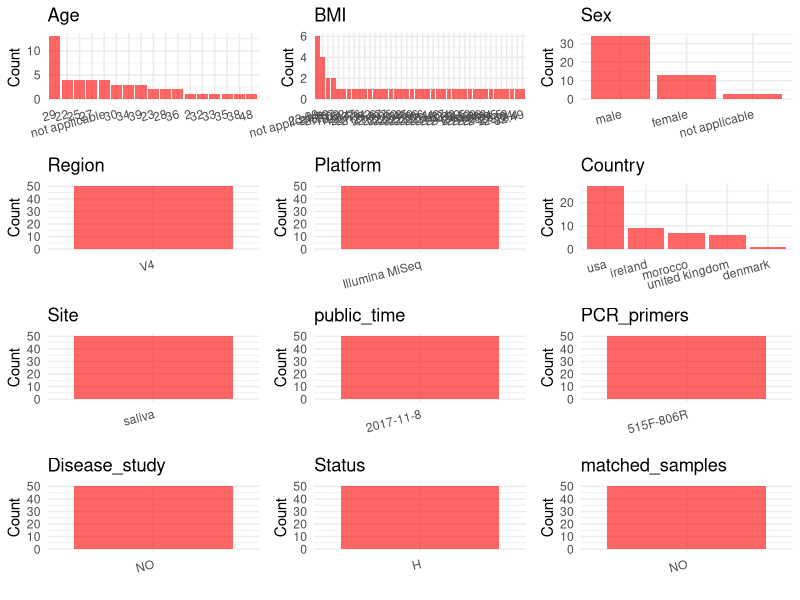

Source code (R): (Note: this script raises an error after producing the figure.)
## ---- chunk 1
# Load necessary libraries
library(dplyr)
library(ggplot2)
library(cowplot)

# Set working directory (update this path to your local directory)
setwd("D:/metadata/qiita_11404")

# Read the initial metadata files
initial_meta<-read.csv("SraRunTable.tsv", header = TRUE ,sep = "\t", stringsAsFactors = FALSE)

# Combine the two metadata files
#meta <- rbind(initial_meta, initial_meta1)

#Remove entries non-oral samples
#initial_meta <- subset(initial_meta,isolate %in% c("saliva","tongue coat"))

# Check the number of samples containing "HT" in Sample.Name (e.g., healthy controls)
#nrow(subset(meta, grepl("HT", Sample.Name)))

# Display the first few rows of the metadata
head(initial_meta)
## ---- chunk 2
# Create a uniform metadata dataframe
metadata <- data.frame(
  BioProject = "qiita_11404",
  Run = NA,
  sample_name = initial_meta$sample_name,
  Age = initial_meta$age_years,
  BMI = initial_meta$bmi,
  Sex=initial_meta$sex,
  Region = "V4",
  Platform = "Illumina MiSeq",
  Country = initial_meta$country,
  Site = initial_meta$env_material,
  public_time = "2017-11-8",
  stringsAsFactors = FALSE
)
## ---- chunk 3
# Add information obtained from the publication
metadata$PCR_primers <- "515F-806R"
metadata$title <- "A multi-cultural characterization of human-environmental interaction through metabolomic and microbiome profiling"
metadata$Disease_study <- "NO"
# Assign disease status based on sample_name patterns
metadata$Status<-"H"

#metadata <- metadata %>%
#  mutate(Status = case_when(
#    initial_meta$oral_mucositis_grade == "0" ~ "H",
#    initial_meta$oral_mucositis_grade == "1" ~ "OM",
#    initial_meta$oral_mucositis_grade %in% c("2", "3", "4") ~ "severe-OM"
#  ))

#extract subject id by remove prefix of sample_name
metadata$sample_name <- gsub("T|CR|CS|C|N|S", "", metadata$sample_name)

# Check initial data distribution
cat("Initial sample distribution:\n")
table(metadata$sample_name)
table(metadata$Site)

# Calculate sampling frequency per subject
sample_counts <- table(metadata$sample_name)
cat("\nNumber of samples per subject:\n")
print(sample_counts)

# Create matched_samples column
metadata$matched_samples <- ifelse(metadata$sample_name %in% names(sample_counts[sample_counts >= 2]), "YES", "NO")

cat("\nMatched samples distribution:\n")
table(metadata$matched_samples)

# Identify samples for removal: single samples excluding saliva and tongue coat
single_samples <- names(sample_counts[sample_counts == 1])
samples_to_remove <- metadata$sample_name %in% single_samples & 
                     !(metadata$Site %in% c("saliva", "tongue coat"))

cat("\nNumber of samples to be removed:", sum(samples_to_remove), "\n")

# Remove identified samples
metadata_clean <- metadata[!samples_to_remove, ]

cat("\nFinal sample distribution after cleaning:\n")
table(metadata_clean$sample_name)
table(metadata_clean$Site)
table(metadata_clean$matched_samples)

# Use cleaned dataset for subsequent analysis
metadata <- metadata_clean
## ---- chunk 4
# Check the number of unique runs and sample names
print(paste("Number of unique runs:", length(unique(metadata$Run))))
print(paste("Number of unique sample names:", length(unique(metadata$sample_name))))
## ---- chunk 5
# Select columns for visualization
plot_data <- metadata %>%
  select(-BioProject, -Run, -sample_name, -title)

# Function to create simple plots for each column
create_simple_plots <- function(data) {
  plots <- list()
  
  for (col in colnames(data)) {
    # Check if the column is all NA
    if (all(is.na(data[[col]]))) {
      # Create an empty plot with text indicating all NA
      p <- ggplot() +
        annotate("text", x = 0.5, y = 0.5, label = "this column is NA", size = 6) +
        labs(title = col) +
        theme_void()
    } else if (is.numeric(data[[col]])) {
      # Numeric variable: histogram
      p <- ggplot(data, aes(x = .data[[col]])) +
        geom_histogram(fill = "blue", alpha = 0.6, bins = 20, na.rm = TRUE) +
        labs(title = col) +
        theme_minimal()
    } else {
      # Categorical variable: bar plot (remove NA values)
      count_data <- as.data.frame(table(data[[col]], useNA = "ifany"))
      p <- ggplot(count_data, aes(x = reorder(Var1, -Freq), y = Freq)) +
        geom_col(fill = "red", alpha = 0.6) +
        labs(title = col, x = NULL, y = "Count") +
        theme_minimal() +
        theme(axis.text.x = element_text(angle = 15, hjust = 1))
    }
    plots[[col]] <- p
  }
  
  return(plots)
}

# Generate and arrange plots
plots <- create_simple_plots(plot_data)
p<-plot_grid(plots$Age, 
          plots$BMI, 
          plots$Sex, 
          plots$Region, 
          plots$Platform, 
          plots$Country, 
          plots$Site,
          plots$public_time, 
          plots$PCR_primers,
          plots$Disease_study,
          plots$Status,
          plots$matched_samples,# add 
          ncol = 3, align = "hv", axis = "lb")
ggsave("Metadata_Summary.png", plot = p, width = 8, height = 6, dpi = 150)
## ---- chunk 6
knitr::include_graphics("Metadata_Summary.png")
## ---- chunk 7
# Reorder columns to match the desired format
metadata <- metadata[, c(
  "BioProject", "Run", "sample_name", "Age", "BMI", "Sex", 
  "Region", "Platform", "Country", "Site", "public_time", 
  "PCR_primers", "title", "Disease_study", "Status","matched_samples"
)]

# Export the uniform metadata to a CSV file
write.csv(metadata, file = "metadata.csv", quote = FALSE)
head(metadata)
